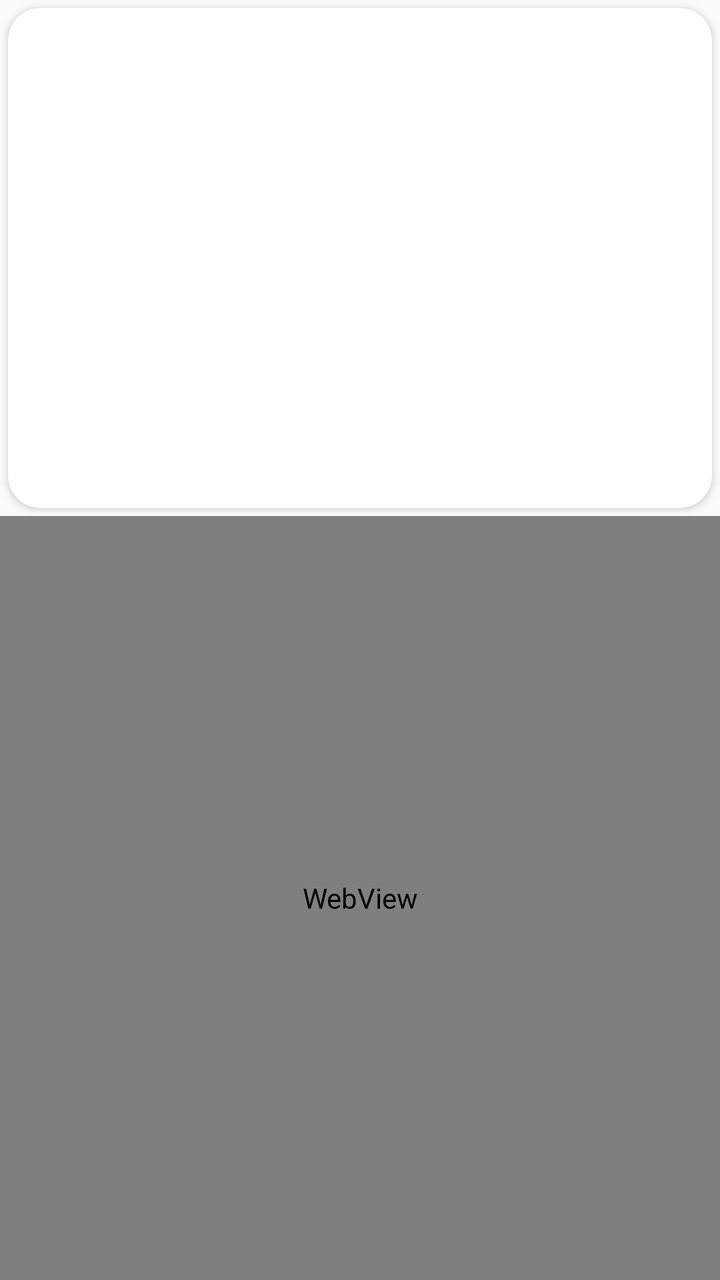
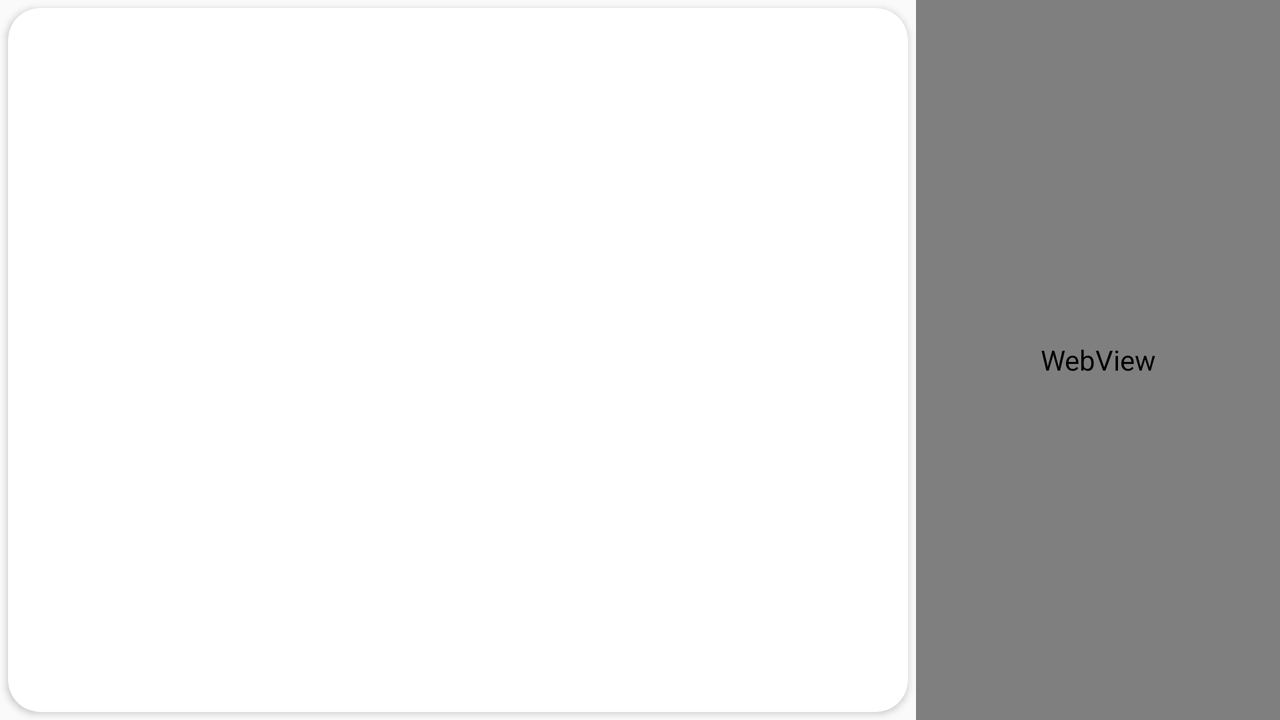

An Android layout and its configuration variant, each rendered on a device that would load it. The default file and the variant file are quoted in full after the pictures.
<!-- AndroidManifest.xml: application theme AppTheme -->
<!-- res/layout/fragment_page_of_theory.xml -->
<?xml version="1.0" encoding="utf-8"?>
<LinearLayout xmlns:android="http://schemas.android.com/apk/res/android"
    xmlns:app="http://schemas.android.com/apk/res-auto"
    android:orientation="vertical"
    android:layout_width="match_parent"
    android:layout_height="match_parent"
    android:background="@color/colorVeryLightGray">
    <androidx.cardview.widget.CardView
        android:layout_width="match_parent"
        android:layout_height="250dp"
        android:layout_margin="4dp"
        app:cardCornerRadius="16dp">
        <ImageView
            android:id="@+id/page_illustration"
            android:layout_width="match_parent"
            android:layout_height="match_parent"
            android:scaleType="centerCrop"/>
    </androidx.cardview.widget.CardView>
    <WebView
        android:id="@+id/page_content"
        android:layout_width="match_parent"
        android:layout_height="match_parent"/>

</LinearLayout>
<!-- resources referenced by this layout -->
<resources>
  <style name="AppTheme" parent="Theme.AppCompat.Light.DarkActionBar">
          
          <item name="colorPrimary">@color/colorPrimary</item>
          <item name="colorPrimaryDark">@color/colorPrimaryDark</item>
          <item name="colorAccent">@color/colorAccent</item>
      </style>
  <color name="colorPrimary">#272929</color>
  <color name="colorPrimaryDark">#272929</color>
  <color name="colorAccent">#D81B60</color>
</resources>
<!-- res/layout-land/fragment_page_of_theory.xml (the repository's variant of the layout above) -->
<!-- drawn on the phone turned sideways -->
<?xml version="1.0" encoding="utf-8"?>
<LinearLayout xmlns:android="http://schemas.android.com/apk/res/android"
    xmlns:app="http://schemas.android.com/apk/res-auto"
    android:orientation="horizontal"
    android:layout_width="match_parent"
    android:layout_height="match_parent">
    <androidx.cardview.widget.CardView
        android:layout_width="450dp"
        android:layout_height="match_parent"
        android:layout_margin="4dp"
        app:cardCornerRadius="16dp">
        <ImageView
            android:id="@+id/page_illustration"
            android:layout_width="match_parent"
            android:layout_height="match_parent"
            android:scaleType="fitXY"/>
    </androidx.cardview.widget.CardView>
    <WebView
        android:id="@+id/page_content"
        android:layout_width="match_parent"
        android:layout_height="match_parent"/>

</LinearLayout>
